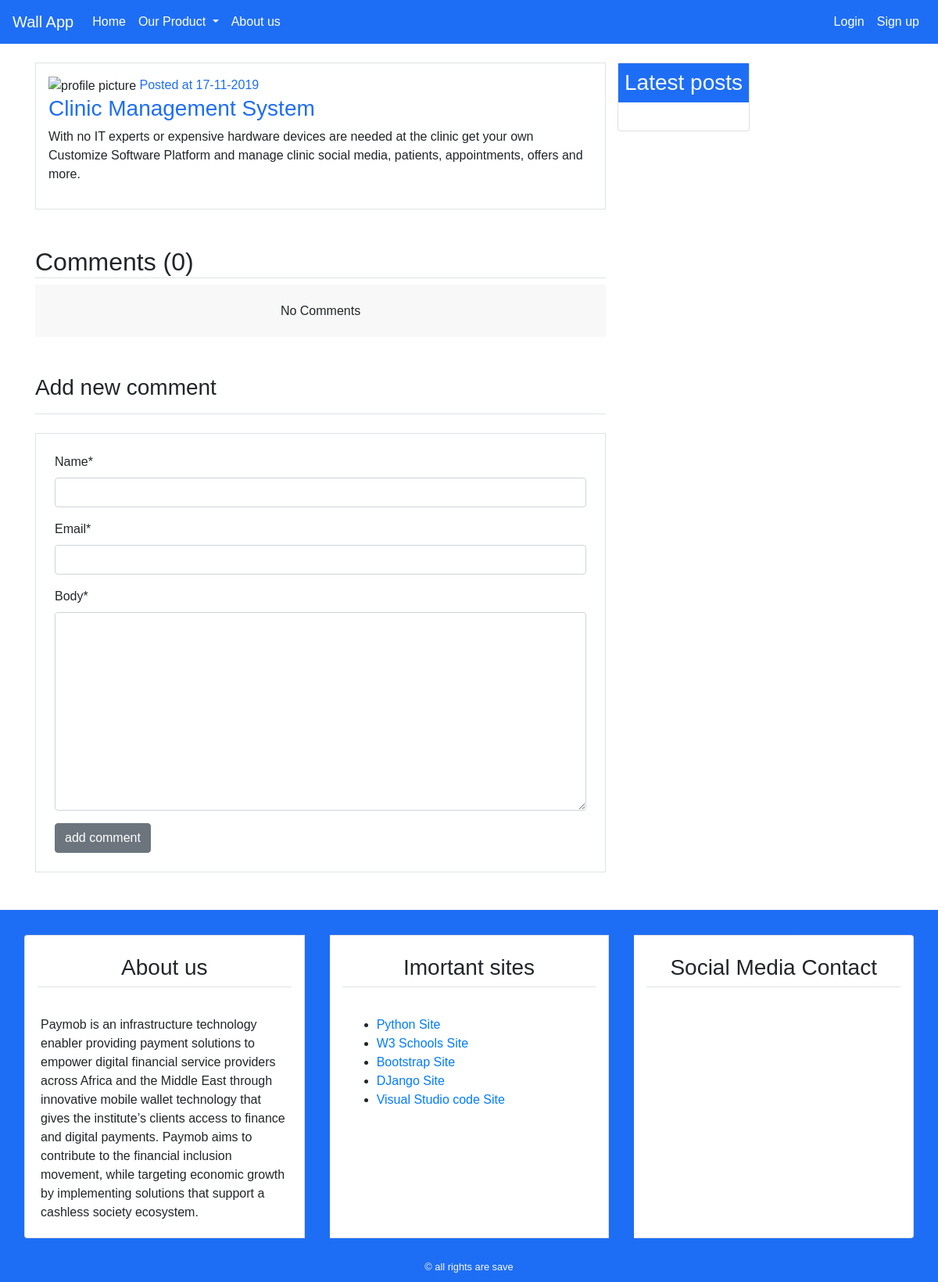
/detail/22/, run on the app's committed database.
### blog/models.py (models this page shows, shortened)
class post(models.Model):
    title = models.CharField(max_length=100)
    content = models.TextField()
    post_date = models.DateTimeField(default=timezone.now)
    post_update = models.DateTimeField(auto_now=True)
    author = models.ForeignKey(User, on_delete=models.CASCADE)
    def __str__(self):
        return self.title
    class Meta:
        ordering = ('-post_date',)

### blog/views.py (the view)
# urls.py: path('detail/<int:post_id>/',views.post_detail , name='detail'),
def post_detail(request , post_id):
    posts = get_object_or_404(post,pk=post_id)
    comments = posts.comments.filter(active = True)
    if request.method == 'POST':
        comment_form = NewComment(data=request.POST)
        if comment_form.is_valid():
            new_comment = comment_form.save(commit=False)
            new_comment.posts = posts
            new_comment.save()
            comment_form = NewComment()
    else:
        comment_form = NewComment()
    context = {
        'title':posts,
        'post':posts,
        'comments':comments,
        'comment_form' : comment_form,
    }
    return render(request , 'blog/detail.html', context)

### blog/forms.py
class NewComment(forms.ModelForm):
    class Meta:
        model = comment
        fields = ('name' , 'email' , 'body')

### blog/templates/blog/detail.html (shortened to what this page needs)
{% extends 'blog/base.html' %}
{% block content %}
{% load crispy_forms_tags %}
    <div class="border p-3 mb-3">
        <img class "img-fluid rounded-circle border m-2" width="70px" src="https://encrypted-tbn0.gstatic.com/images?q=tbn:ANd9GcSk_D0cVIucjIvQ_Iz5cQpRqL5l_omwNyeuetS6E-Ih88_7ZJrgNw&s" alt="profile picture">
        <span class="color-Secondary">Posted at {{post.post_date | date:'d-m-Y'}}</span>
        <h3 class="color-Secondary">{{post.title}}</h3>
        <p>{{post.content}}</p>
    </div>
<h2 class="border-bottom mt-5">Comments ({{comments.count}})</h2>
    {% for comment in comments %}
    <ul class="p-3 comment">
        <h6 class="border-bottom p-2">({{comment.name}}) <span class="text-secondary">{{comment.comment_date|date:'d-m-Y'}}</span></h6>
        {{comment.body}}
    </ul>
    {% empty %}
    <h6 class="text-center p-4 comment">No Comments</h6>
    {% endfor %}
    <h3 class="border-bottom pb-3 mb-3 mt-5">Add new comment</h3>
    <div class="border p-4 mb-5 mt-4">
        <form method="POST">
            {{comment_form|crispy}}
            <input class="btn btn-secondary " type="submit" value="add comment">
        </form>
    </div>
{% endblock content %}

### blog/static/blog/css/main.css (style rules this page uses)
body { font-family: 'Tajawal',sans-serif; }
.color-Secondary { color: #1E6EF5 !important; }
.comment { background-color: #f8f8f8; border: px dashed #CCC; }

### data on the page
post: post_date "17-11-2019", title "Clinic Management System", content "With no IT experts or expensive hardware devices are needed at the clinic get your own Customize Software Platform and manage clinic social media, patients, appointments, offers and more."

### other printed values
{{ comments.count }} "0"
